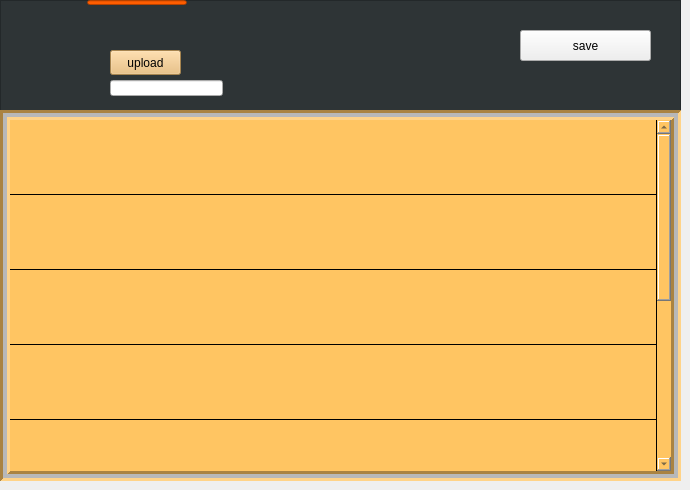
   <widget class="QWidget" name="edit_profile">
    <attribute name="title">
     <string>edit profile</string>
    </attribute>
    <widget class="QColumnView" name="columnView_3">
     <property name="geometry">
      <rect>
       <x>0</x>
       <y>0</y>
       <width>681</width>
       <height>481</height>
      </rect>
     </property>
     <property name="styleSheet">
      <string notr="true">background-color: rgb(46, 52, 54);</string>
     </property>
    </widget>
    <widget class="QLineEdit" name="lineEdit_3">
     <property name="geometry">
      <rect>
       <x>87</x>
       <y>0</y>
       <width>100</width>
       <height>5</height>
      </rect>
     </property>
     <property name="styleSheet">
      <string notr="true">background-color: rgb(255, 93, 0);</string>
     </property>
    </widget>
    <widget class="QPushButton" name="upload">
     <property name="geometry">
      <rect>
       <x>110</x>
       <y>50</y>
       <width>71</width>
       <height>25</height>
      </rect>
     </property>
     <property name="styleSheet">
      <string notr="true">background-color: rgb(233, 185, 110);</string>
     </property>
     <property name="text">
      <string>upload</string>
     </property>
    </widget>
    <widget class="QLabel" name="placeholder2">
     <property name="geometry">
      <rect>
       <x>10</x>
       <y>10</y>
       <width>91</width>
       <height>91</height>
      </rect>
     </property>
     <property name="text">
      <string/>
     </property>
     <property name="pixmap">
      <pixmap>../../Pictures/placeholder.png</pixmap>
     </property>
     <property name="scaledContents">
      <bool>true</bool>
     </property>
    </widget>
    <widget class="QColumnView" name="columnView_4">
     <property name="geometry">
      <rect>
       <x>0</x>
       <y>110</y>
       <width>681</width>
       <height>371</height>
      </rect>
     </property>
     <property name="styleSheet">
      <string notr="true">background-color: rgb(255, 130, 59);
</string>
     </property>
    </widget>
    <widget class="QTableWidget" name="editprofile">
     <property name="enabled">
      <bool>true</bool>
     </property>
     <property name="geometry">
      <rect>
       <x>0</x>
       <y>110</y>
       <width>681</width>
       <height>371</height>
      </rect>
     </property>
     <property name="sizePolicy">
      <sizepolicy hsizetype="Fixed" vsizetype="Fixed">
       <horstretch>0</horstretch>
       <verstretch>0</verstretch>
      </sizepolicy>
     </property>
     <property name="styleSheet">
      <string notr="true">background-color: rgb(255, 197, 98);
color: rgb(46, 52, 54);
gridline-color: rgb(0, 0, 0);
;
selection-color: rgb(255, 130, 59);</string>
     </property>
     <property name="frameShape">
      <enum>QFrame::Box</enum>
     </property>
     <property name="lineWidth">
      <number>3</number>
     </property>
     <property name="midLineWidth">
      <number>4</number>
     </property>
     <property name="verticalScrollBarPolicy">
      <enum>Qt::ScrollBarAlwaysOn</enum>
     </property>
     <property name="horizontalScrollBarPolicy">
      <enum>Qt::ScrollBarAsNeeded</enum>
     </property>
     <property name="sizeAdjustPolicy">
      <enum>QAbstractScrollArea::AdjustToContents</enum>
     </property>
     <property name="autoScroll">
      <bool>false</bool>
     </property>
     <property name="autoScrollMargin">
      <number>9</number>
     </property>
     <property name="tabKeyNavigation">
      <bool>true</bool>
     </property>
     <property name="showDropIndicator" stdset="0">
      <bool>true</bool>
     </property>
     <property name="dragEnabled">
      <bool>true</bool>
     </property>
     <property name="dragDropOverwriteMode">
      <bool>true</bool>
     </property>
     <property name="dragDropMode">
      <enum>QAbstractItemView::DragDrop</enum>
     </property>
     <property name="alternatingRowColors">
      <bool>false</bool>
     </property>
     <property name="selectionMode">
      <enum>QAbstractItemView::SingleSelection</enum>
     </property>
     <property name="selectionBehavior">
      <enum>QAbstractItemView::SelectRows</enum>
     </property>
     <property name="textElideMode">
      <enum>Qt::ElideMiddle</enum>
     </property>
     <property name="verticalScrollMode">
      <enum>QAbstractItemView::ScrollPerPixel</enum>
     </property>
     <property name="horizontalScrollMode">
      <enum>QAbstractItemView::ScrollPerPixel</enum>
     </property>
     <property name="showGrid">
      <bool>true</bool>
     </property>
     <property name="sortingEnabled">
      <bool>false</bool>
     </property>
     <property name="wordWrap">
      <bool>true</bool>
     </property>
     <property name="cornerButtonEnabled">
      <bool>false</bool>
     </property>
     <property name="rowCount">
      <number>9</number>
     </property>
     <property name="columnCount">
      <number>1</number>
     </property>
     <attribute name="horizontalHeaderVisible">
      <bool>false</bool>
     </attribute>
     <attribute name="horizontalHeaderCascadingSectionResizes">
      <bool>true</bool>
     </attribute>
     <attribute name="horizontalHeaderMinimumSectionSize">
      <number>100</number>
     </attribute>
     <attribute name="horizontalHeaderHighlightSections">
      <bool>false</bool>
     </attribute>
     <attribute name="horizontalHeaderShowSortIndicator" stdset="0">
      <bool>true</bool>
     </attribute>
     <attribute name="horizontalHeaderStretchLastSection">
      <bool>true</bool>
     </attribute>
     <attribute name="verticalHeaderVisible">
      <bool>false</bool>
     </attribute>
     <attribute name="verticalHeaderCascadingSectionResizes">
      <bool>true</bool>
     </attribute>
     <attribute name="verticalHeaderMinimumSectionSize">
      <number>15</number>
     </attribute>
     <attribute name="verticalHeaderDefaultSectionSize">
      <number>75</number>
     </attribute>
     <attribute name="verticalHeaderHighlightSections">
      <bool>true</bool>
     </attribute>
     <attribute name="verticalHeaderShowSortIndicator" stdset="0">
      <bool>true</bool>
     </attribute>
     <attribute name="verticalHeaderStretchLastSection">
      <bool>true</bool>
     </attribute>
     <row>
      <property name="text">
       <string>ID</string>
      </property>
      <property name="toolTip">
       <string notr="true"/>
      </property>
      <property name="whatsThis">
       <string notr="true"/>
      </property>
      <property name="font">
       <font>
        <pointsize>17</pointsize>
        <weight>75</weight>
        <bold>true</bold>
       </font>
      </property>
     </row>
     <row>
      <property name="text">
       <string notr="true">FULL NAME</string>
      </property>
      <property name="toolTip">
       <string notr="true"/>
      </property>
      <property name="whatsThis">
       <string notr="true"/>
      </property>
      <property name="font">
       <font>
        <pointsize>15</pointsize>
        <weight>75</weight>
        <bold>true</bold>
        <stylestrategy>NoAntialias</stylestrategy>
        <kerning>true</kerning>
       </font>
      </property>
     </row>
     <row>
      <property name="text">
       <string>DEPARTMENT</string>
      </property>
      <property name="font">
       <font>
        <pointsize>15</pointsize>
        <weight>75</weight>
        <bold>true</bold>
       </font>
      </property>
     </row>
     <row>
      <property name="text">
       <string>DESIGNATION</string>
      </property>
      <property name="font">
       <font>
        <pointsize>15</pointsize>
        <weight>75</weight>
        <bold>true</bold>
       </font>
      </property>
     </row>
     <row>
      <property name="text">
       <string>EMAIL</string>
      </property>
      <property name="font">
       <font>
        <pointsize>15</pointsize>
        <weight>75</weight>
        <bold>true</bold>
       </font>
      </property>
     </row>
     <row>
      <property name="text">
       <string>ADDRESS</string>
      </property>
      <property name="font">
       <font>
        <pointsize>15</pointsize>
        <weight>75</weight>
        <bold>true</bold>
       </font>
      </property>
     </row>
     <row>
      <property name="text">
       <string>PHONE</string>
      </property>
      <property name="font">
       <font>
        <pointsize>15</pointsize>
        <weight>75</weight>
        <bold>true</bold>
       </font>
      </property>
     </row>
     <row>
      <property name="text">
       <string>WAGE</string>
      </property>
      <property name="font">
       <font>
        <pointsize>15</pointsize>
        <weight>75</weight>
        <bold>true</bold>
       </font>
      </property>
     </row>
     <row>
      <property name="text">
       <string>TASK</string>
      </property>
      <property name="font">
       <font>
        <pointsize>15</pointsize>
        <weight>75</weight>
        <bold>true</bold>
       </font>
      </property>
     </row>
     <column>
      <property name="text">
       <string/>
      </property>
     </column>
     <item row="0" column="0">
      <property name="text">
       <string/>
      </property>
      <property name="font">
       <font>
        <pointsize>17</pointsize>
       </font>
      </property>
      <property name="flags">
       <set>ItemIsSelectable</set>
      </property>
     </item>
     <item row="1" column="0">
      <property name="text">
       <string notr="true"/>
      </property>
      <property name="font">
       <font>
        <pointsize>17</pointsize>
       </font>
      </property>
      <property name="flags">
       <set>ItemIsSelectable|ItemIsEditable</set>
      </property>
     </item>
     <item row="3" column="0">
      <property name="text">
       <string/>
      </property>
      <property name="font">
       <font>
        <pointsize>17</pointsize>
       </font>
      </property>
      <property name="flags">
       <set>ItemIsSelectable|ItemIsEditable|ItemIsDropEnabled</set>
      </property>
     </item>
     <item row="4" column="0">
      <property name="text">
       <string/>
      </property>
      <property name="font">
       <font>
        <pointsize>17</pointsize>
       </font>
      </property>
      <property name="flags">
       <set>ItemIsSelectable|ItemIsEditable</set>
      </property>
     </item>
     <item row="5" column="0">
      <property name="text">
       <string/>
      </property>
      <property name="font">
       <font>
        <pointsize>17</pointsize>
       </font>
      </property>
      <property name="flags">
       <set>ItemIsSelectable|ItemIsEditable</set>
      </property>
     </item>
     <item row="6" column="0">
      <property name="text">
       <string/>
      </property>
      <property name="font">
       <font>
        <pointsize>17</pointsize>
       </font>
      </property>
      <property name="flags">
       <set>ItemIsSelectable|ItemIsEditable</set>
      </property>
     </item>
    </widget>
    <widget class="QPushButton" name="saveinfo">
     <property name="geometry">
      <rect>
       <x>520</x>
       <y>30</y>
       <width>131</width>
       <height>31</height>
      </rect>
     </property>
     <property name="text">
      <string>save</string>
     </property>
    </widget>
    <widget class="QLineEdit" name="filename">
     <property name="geometry">
      <rect>
       <x>110</x>
       <y>80</y>
       <width>113</width>
       <height>16</height>
      </rect>
     </property>
    </widget>
   </widget>
